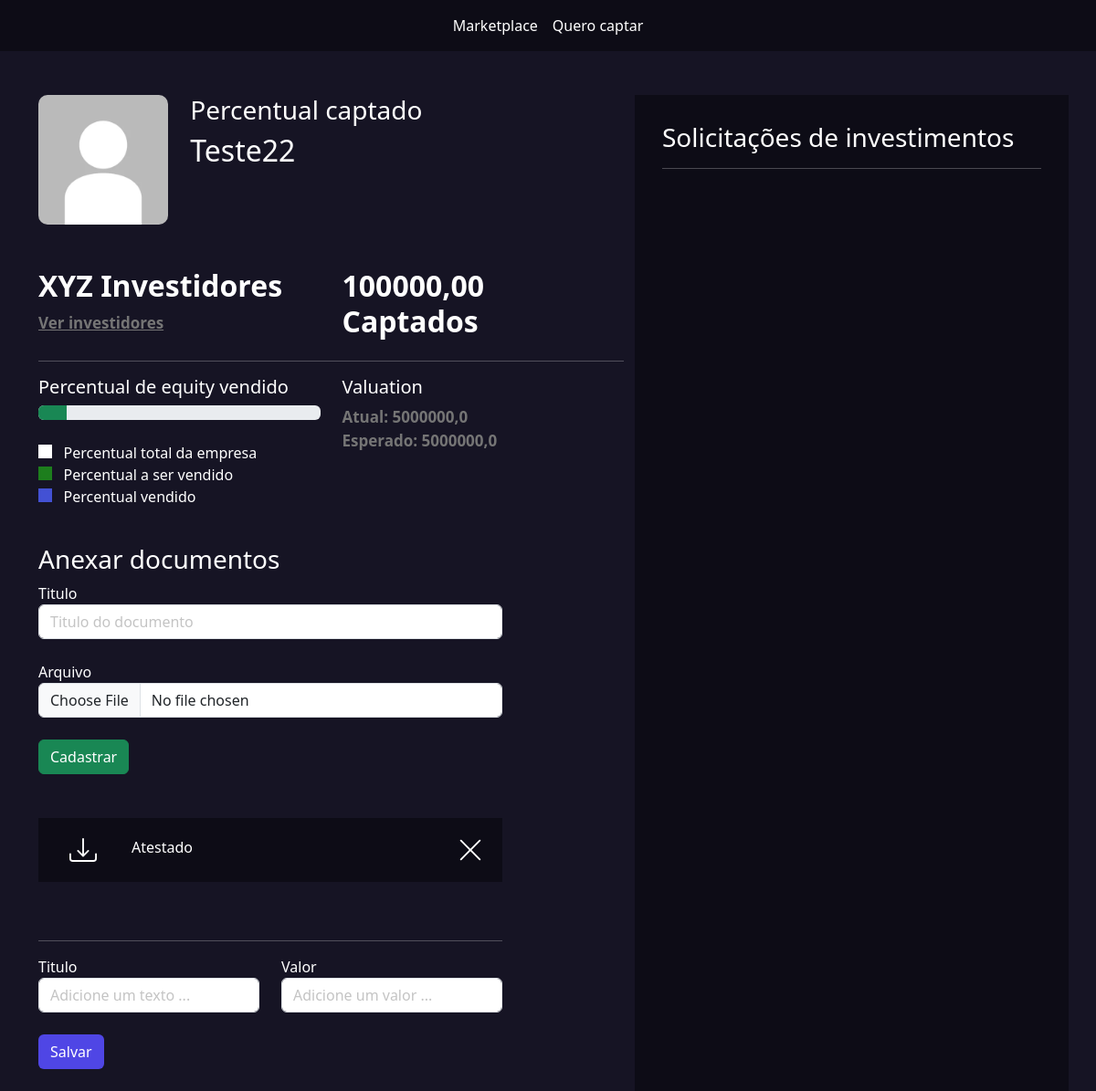
Page /empresarios/empresas/2/ (signed in) on the committed database.
### empresarios/models.py (models this page shows, shortened)
class Empresas(models.Model):
    tempo_existencia_choices = (
        ('-6', 'Menos de 6 meses'),
        ('+6', 'Mais de 6 meses'),
        ('+1', 'Mais de 1 ano'),
        ('+5', 'Mais de 5 anos')
    )
    estagio_choices = (
        ('I', 'Tenho apenas uma idea'),
        ('MVP', 'Possuo um MVP'),
        ('MVPP', 'Possuo um MVP com clientes pagantes'),
        ('E', 'Empresa pronta para escalar'),
    )
    area_choices = (
        ('ED', 'Ed-tech'),
        ('FT', 'Fintech'),
        ('AT', 'Agrotech'),
    )
    user = models.ForeignKey(User, on_delete=models.DO_NOTHING)
    nome = models.CharField(max_length=50)
    cnpj = models.CharField(max_length=30)
    site = models.URLField()
    tempo_existencia = models.CharField(max_length=2, choices=tempo_existencia_choices, default='-6')
    descricao = models.TextField()
    data_final_captacao = models.DateField()
    percentual_equity = models.IntegerField() # Percentual esperado
    estagio = models.CharField(max_length=4, choices=estagio_choices, default='I')
    area = models.CharField(max_length=3, choices=area_choices)
    publico_alvo = models.CharField(max_length=3)
    valor = models.DecimalField(max_digits=9, decimal_places=2) # Valor total a ser vendido
    pitch = models.FileField(upload_to='pitchs')
    logo = models.FileField(upload_to='logo')
    @property
    def valuation(self):
        return float(f'{(100 * self.valor)/self.percentual_equity:.2f}')

class Documento(models.Model):
    empresa = models.ForeignKey(Empresas, on_delete=models.DO_NOTHING)
    titulo = models.CharField(max_length=30)
    arquivo = models.FileField(upload_to="documentos")

### empresarios/views.py (the view)
# urls.py: path('empresas/<int:id>/', views.empresa, name='empresa'),
def empresa(request, id):
    empresa = Empresas.objects.get(id=id)
    if empresa.user != request.user:
        messages.add_message(request, constants.ERROR, 'Essa empresa não é sua.')
        redirect(f'/empresarios/listar_empresas')
    if request.method == "GET":
        documentos = Documento.objects.filter(empresa=empresa)
        propostas_investimentos = PropostaInvestimento.objects.filter(empresa=empresa)
        percentual_vendido = 0
        total_captado = 0
        for pi in propostas_investimentos:
            if pi.status == 'PA':
                percentual_vendido += pi.percentual
                total_captado = total_captado + pi.valor
        total_captado = sum(propostas_investimentos.filter(status='PA').values_list('valor', flat=True))
        valuation_actual = (100 * float(total_captado)) / float(percentual_vendido) if percentual_vendido != 0 else 0
        propostas_investimentos_enviada = propostas_investimentos.filter(status='PE')
        return render(request, 'empresa.html', {'empresa':empresa, 'documentos':documentos, 'propostas_investimentos_enviada':propostas_investimentos_enviada, 'percentual_vendido': int(percentual_vendido), 'total_captado':total_captado, 'valuation_actual':valuation_actual})

### empresarios/templates/empresa.html (shortened to what this page needs)
{% extends "base.html" %}
{% load static %}
{% block 'head' %}
<link rel="stylesheet" href="{% static 'empresarios/css/listar_empresas.css' %}">
<link rel="stylesheet" href="{% static 'empresarios/css/empresa.css' %}">
<link rel="stylesheet" href="{% static 'usuarios/css/usuarios.css' %}">
{% endblock 'head' %}
{% block 'body' %}
    {% include "partials/barra_navegacao.html" %}
    <br><br>
    <div class="container">
        <div class="row">
            <div class="col-md-7">
                <div class="row">
                    <div class="col-md-3">
                        <img src="{{empresa.logo.url}}" class="foto-empresa" alt="">
                    </div>
                    <div class="col-md">
                        <h3>Percentual captado</h3>
                        <h2>{{empresa.nome}}</h2>
                    </div>
                </div>
                <br><br>
                <div class="row">
                    <div class="col-md">
                        <h2 class="titulo2">XYZ Investidores</h2>
                        <a href="#" class="sub-fonte">Ver investidores</a>
                    </div>
                    <div class="col-md">
                        <h2 class="titulo2">{{total_captado}} Captados</h2>
                    </div>
                </div>
                <hr>
                <div class="row">
                    <div class="col-md">
                        <h5>Percentual de equity vendido</h5>
                        <div class="progress">
                            <div class="progress-bar bg-success"
                                 style="width: {{empresa.percentual_equity}}%"></div>
                        </div>
                        <br>
                        <label class="point-white"></label><span>&nbsp&nbsp Percentual total da empresa</span>
                        <br>
                        <label class="point-green"></label><span>&nbsp&nbsp Percentual a ser vendido</span>
                        <br>
                        <label class="point-blue"></label><span>&nbsp&nbsp Percentual vendido</span>
                    </div>
                    <div class="col-md">
                        <h5>Valuation</h5>
                        <span class="sub-fonte">Atual: {{valuation_actual}}</span>
                        <br>
                        <span class="sub-fonte">Esperado: {{empresa.valuation}}</span>
                    </div>
                    <div class="documentos">
                        <h3>Anexar documentos</h3>
                        <form action="{% url "add_doc" empresa.id %}" method="POST" enctype='multipart/form-data'>{% csrf_token %}
                            <label>Titulo</label>
                            <input type="text" name="titulo" class="form-control" placeholder="Titulo do documento">
                            <br>
                            <label>Arquivo</label>
                            <input type="file" name="arquivo" class="form-control">
                            <br>
                            <input type="submit" class="btn btn-success" value="Cadastrar">
                        </form>
                        <br><br>
                        {% for documento in documentos %}
                            <div class="list_documentos">
                                <div class="row">
                                    <div class="col-md-2" style="text-align: center">
                                        <a href="{{documento.arquivo.url}}">
                                        </a>
                                    </div>
                                    <div class="col-md-6">{{documento.titulo}}</div>
                                    <div class="col-md-4" style="text-align: right;">
                                        <a href="{% url "excluir_doc" documento.id %}">
                                        </a>
                                    </div>
                                </div>
                            </div>
                            <br>
                        {% endfor %}
                        <br>
                        <hr>
                        <div class="row">
                            <div class="col-md">
                                <form action="{% url "add_metrica" empresa.id %}" method="POST">{% csrf_token %}
                                <label>Titulo</label>
                                <input type="text" class="form-control" name="titulo" placeholder="Adicione um texto ...">
                            </div>
                            <div class="col-md">
                                <label>Valor</label>
                                <input type="text" class="form-control" name="valor" placeholder="Adicione um valor ...">
                            </div>
                        </div>
                        <br>
                        <input type="submit" value="Salvar" class="btn btn-indigo-normal">
                        <br><br>
                    </div>
                </div>
            </div>
            <div class="col-md-5 dark-color intereses-investimentos">
                <h3>Solicitações de investimentos</h3>
                <hr>
                <br>
            </div>
        </div>
    </div>
{% endblock 'body' %}

### templates/static/geral/css/base.css (style rules this page uses)
:root { --main-color: #161424; --dark-color: #0D0C16; --contrast-color: #4F46E5; }
body { color: white !important; background-color: var(--main-color) !important; }
.dark-color { background-color: var(--dark-color); color: white !important; }

### templates/static/empresarios/css/empresa.css (style rules this page uses)
.intereses-investimentos { min-height: 80vh; padding: 30px }
.foto-empresa { width: 100%; border-radius: 10px; }
.sub-fonte { color:rgb(117, 117, 117); font-size: 17px; font-weight: bold; }
.titulo2 { font-weight: bold; }
.point-white { width: 15px; height: 15px; background-color: white; }
.point-green { width: 15px; height: 15px; background-color: #1d7e1d; }
.point-blue { width: 15px; height: 15px; background-color: #4351d4; }
.documentos { width: 80%; margin-top: 40px; }
.list_documentos { background-color: var(--dark-color); padding: 20px; }

### templates/static/usuarios/css/usuarios.css (style rules this page uses)
.btn-indigo-normal { background-color: var(--contrast-color); color: white; }

### rows in the picture
Empresas: logo (picture), nome "Teste22", valuation "5000000,0"
Documento: titulo "Atestado"

### other values in the picture
{{ total_captado }} "100000,00"
{{ valuation_actual }} "5000000,0"
